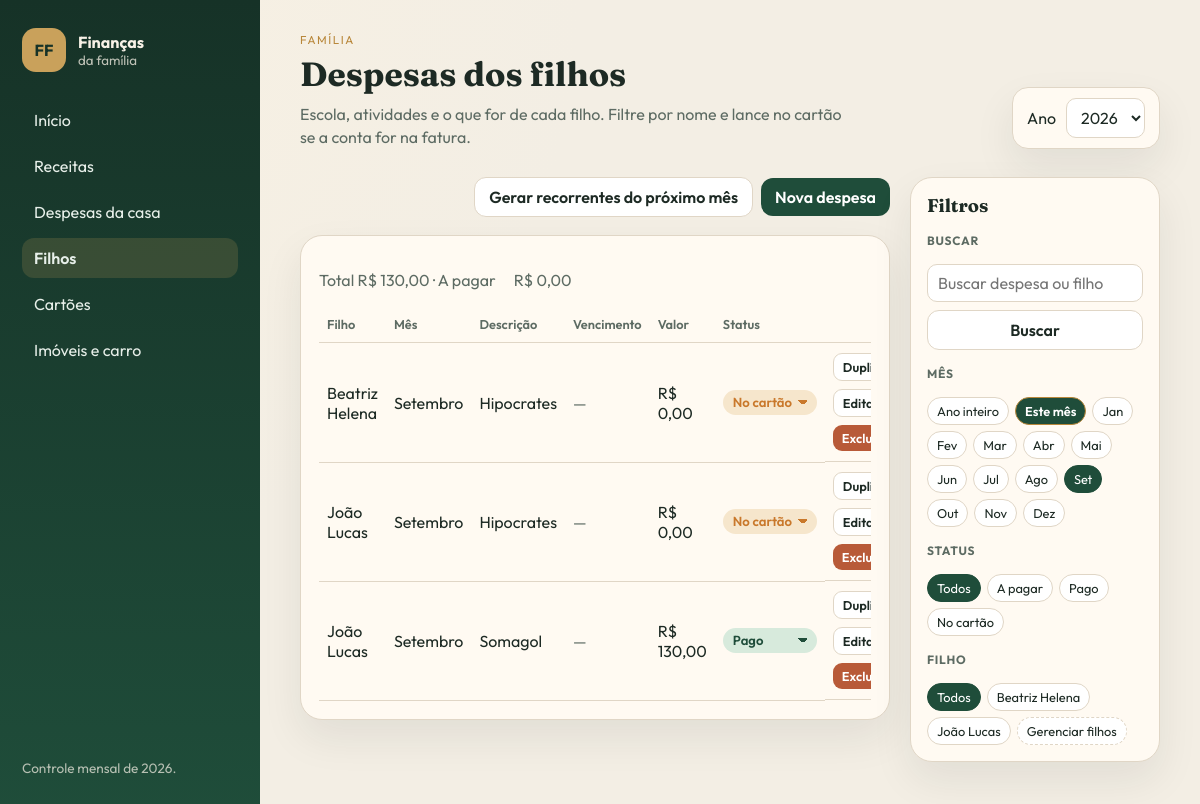
The app's page /filhos/?mes=9&ano=2026 with its own data.
### filhos/models.py (models this page shows, shortened)
class Filho(models.Model):
    nome = models.CharField(max_length=80, unique=True)
    class Meta:
        ordering = ['nome']
        verbose_name = 'Filho'
        verbose_name_plural = 'Filhos'
    def __str__(self):
        return self.nome

class DespesaFilho(models.Model):
    filho = models.ForeignKey(Filho, on_delete=models.CASCADE, related_name='despesas')
    ano = models.PositiveIntegerField(default=ANO_PADRAO)
    mes = models.PositiveSmallIntegerField(choices=MESES)
    descricao = models.CharField(max_length=120)
    valor = models.DecimalField(max_digits=12, decimal_places=2, default=0)
    status = models.CharField(
        max_length=20,
        choices=STATUS_CHOICES,
        default=STATUS_ABERTO,
    )
    dia_vencimento = models.PositiveSmallIntegerField(
        null=True,
        blank=True,
        verbose_name='Dia de vencimento',
        help_text='Dia do mês em que vence (1 a 31).',
    )
    recorrente = models.BooleanField(
        default=False,
        verbose_name='Lançamento recorrente',
        help_text='Permite gerar automaticamente no mês seguinte.',
    )
    item_fatura = models.ForeignKey(
        'cartoes.ItemFatura',
        null=True,
        blank=True,
        on_delete=models.SET_NULL,
        related_name='despesas_filhos',
    )
    class Meta:
        ordering = ['ano', 'mes', 'filho__nome', 'descricao']
        verbose_name = 'Despesa do filho'
        verbose_name_plural = 'Despesas dos filhos'
    @property
    def data_vencimento(self):
        return data_do_dia(self.ano, self.mes, self.dia_vencimento)

### filhos/views.py (the view)
# urls.py: path('', views.DespesaFilhoListView.as_view(), name='lista'),
class DespesaFilhoListView(MesPadraoMixin, ListView):
    model = DespesaFilho
    template_name = 'filhos/lista.html'
    context_object_name = 'despesas'
    def get_queryset(self):
        qs = DespesaFilho.objects.filter(ano=ano_request(self.request)).select_related(
            'filho', 'item_fatura__fatura__cartao'
        )
        filho = self.request.GET.get('filho')
        if filho:
            qs = qs.filter(filho_id=filho)
        return aplicar_busca_status(qs, self.request, ('descricao', 'filho__nome'))
    def get_context_data(self, **kwargs):
        context = super().get_context_data(**kwargs)
        qs = context['despesas']
        context['ano'] = ano_request(self.request)
        context['filhos'] = Filho.objects.all()
        context['total'] = qs.aggregate(s=Sum('valor'))['s'] or 0
        context['a_pagar'] = qs.filter(status=STATUS_ABERTO).aggregate(s=Sum('valor'))['s'] or 0
        return context

### inicio/context_processors.py (called while the page is built)
def _anos_disponiveis(ano_selecionado):
    try:
        anos = list(Ano.objects.filter(ativo=True).values_list('numero', flat=True))
    except (OperationalError, ProgrammingError):
        anos = []
    if not anos:
        anos = list(range(ANO_PADRAO - 1, ANO_PADRAO + 3))
    if ano_selecionado not in anos:
        anos = sorted(anos + [ano_selecionado])
    return anos

def financeiro(request):
    try:
        ano = int(request.GET.get('ano', ANO_PADRAO))
    except (TypeError, ValueError):
        ano = ANO_PADRAO
    try:
        cartoes = list(Cartao.objects.values('id', 'nome'))
    except (OperationalError, ProgrammingError):
        cartoes = []
    hoje = date.today()
    return {
        'ano_selecionado': ano,
        'meses_nav': MESES,
        'anos_disponiveis': _anos_disponiveis(ano),
        'status_choices': STATUS_CHOICES,
        'status_pagamento': STATUS_PAGAMENTO,
        'status_receita': STATUS_RECEITA_CHOICES,
        'cartoes_json': cartoes,
        'hoje': hoje,
        'mes_atual': hoje.month,
        'ano_atual': hoje.year,
    }

### inicio/filtros.py (called while the page is built)
def ano_request(request):
    origem = request.GET if request.method == 'GET' else request.GET or request.POST
    try:
        return int(origem.get('ano', ANO_PADRAO))
    except (TypeError, ValueError):
        return ANO_PADRAO

def mes_request(request):
    valor = request.GET.get('mes') or request.POST.get('mes')
    if not valor or valor == MES_TODOS:
        return None
    try:
        mes = int(valor)
    except (TypeError, ValueError):
        return None
    return mes if 1 <= mes <= 12 else None

def redirect_mes_padrao(request):
    if request.method != 'GET' or 'mes' in request.GET:
        return None
    params = request.GET.copy()
    params['mes'] = str(date.today().month)
    if 'ano' not in params:
        params['ano'] = str(ano_request(request))
    return redirect(f'{request.path}?{params.urlencode()}')

def aplicar_busca_status(qs, request, search_fields):
    mes = mes_request(request)
    if mes:
        qs = qs.filter(mes=mes)
    status = request.GET.get('status')
    if status:
        qs = qs.filter(status=status)
    termo = (request.GET.get('q') or '').strip()
    if termo and search_fields:
        condicao = Q()
        for campo in search_fields:
            condicao |= Q(**{f'{campo}__icontains': termo})
        qs = qs.filter(condicao)
    return qs

### inicio/templatetags/financeiro.py (called while the page is built)
@register.simple_tag
def qs_set(request, chave, valor=''):
    return qs(request, **{chave: valor})

### templates/filhos/lista.html (shortened to what this page needs)
{% extends "base.html" %}
{% load financeiro %}
{% block kicker %}Família{% endblock %}
{% block heading %}Despesas dos filhos{% endblock %}
{% block intro %}
    <p class="intro-pagina">Escola, atividades e o que for de cada filho. Filtre por nome e lance no cartão se a conta for na fatura.</p>
{% endblock %}
{% block classe_corpo %}com-filtros{% endblock %}
{% block filtros %}
{% url 'filhos:cadastros' as gerenciar_url %}
{% include "includes/barra_filtros.html" with busca_placeholder="Buscar despesa ou filho" status_opcoes=status_choices entidades=filhos entidade_param="filho" entidade_todas="Filho" gerenciar_url=gerenciar_url gerenciar_label="Gerenciar filhos" %}
{% endblock %}
{% block content %}
{% url 'filhos:nova' as nova_url %}
{% url 'filhos:gerar' as gerar_url %}
{% include "includes/acoes_lista.html" with nova_url=nova_url nova_label="Nova despesa" gerar_url=gerar_url %}
<div class="card">
    <p class="totais">Total {{ total|brl }} · A pagar <span data-a-pagar data-a-pagar-valor="{{ a_pagar }}">{{ a_pagar|brl }}</span></p>
    <div class="tabela-wrap">
        <table>
            <thead>
                <tr>
                    <th>Filho</th>
                    <th>Mês</th>
                    <th>Descrição</th>
                    <th>Vencimento</th>
                    <th>Valor</th>
                    <th>Status</th>
                    <th></th>
                </tr>
            </thead>
            <tbody>
                {% for despesa in despesas %}
                    <tr>
                        <td>{{ despesa.filho.nome }}</td>
                        <td>{{ despesa.get_mes_display }}</td>
                        <td>
                            {{ despesa.descricao }}
                        </td>
                        <td>{% include "includes/badge_vencimento.html" with objeto=despesa %}</td>
                        <td>{{ despesa.valor|brl }}</td>
                        <td>
                            {% url 'filhos:status' despesa.pk as status_url %}
                            {% include "includes/seletor_status.html" with objeto=despesa url=status_url permite_cartao=True opcoes=status_choices valor=despesa.valor %}
                        </td>
                        <td class="acoes">
                            <button type="button" class="botao-secundario botao-pequeno" data-duplicar="{% url 'filhos:duplicar' despesa.pk %}">Duplicar</button>
                            <a class="botao-secundario botao-pequeno" href="{% url 'filhos:editar' despesa.pk %}?{{ request.GET.urlencode }}">Editar</a>
                            <a class="botao-perigo botao-pequeno" href="{% url 'filhos:excluir' despesa.pk %}?{{ request.GET.urlencode }}">Excluir</a>
                        </td>
                    </tr>
                {% empty %}
                    <tr>
                        <td colspan="7">
                            {% include "includes/empty_state.html" with mensagem="Nenhuma despesa dos filhos neste recorte." url=nova_url rotulo="Cadastrar despesa" %}
                        </td>
                    </tr>
                {% endfor %}
            </tbody>
        </table>
    </div>
</div>
{% endblock %}

### templates/includes/barra_filtros.html (shortened to what this page needs)
{% load financeiro %}
<aside class="sidebar-filtros card">
    <h2>Filtros</h2>
    {% if not esconder_busca %}
        <form class="busca" method="get">
            <label class="rotulo-filtro" for="busca-q">Buscar</label>
            <input id="busca-q" type="search" name="q" value="{{ request.GET.q }}" placeholder="{{ busca_placeholder|default:'Buscar' }}">
            <button class="botao-secundario" type="submit">Buscar</button>
        </form>
    {% endif %}
    <div class="grupo-filtro">
        <p class="rotulo-filtro">Mês</p>
        <div class="chips chips-mes">
            <a href="?{% qs request mes='todos' %}" class="{% if request.GET.mes == 'todos' %}ativo{% endif %}">Ano inteiro</a>
            <a href="?{% qs request mes=mes_atual %}" class="chip-este-mes {% if request.GET.mes == mes_atual|stringformat:'s' %}ativo{% endif %}">Este mês</a>
            {% for numero, nome in meses_nav %}
                <a href="?{% qs request mes=numero %}" class="{% if request.GET.mes == numero|stringformat:'s' %}ativo{% endif %}">{{ nome|slice:':3' }}</a>
            {% endfor %}
        </div>
    </div>
    {% if status_opcoes %}
        <div class="grupo-filtro">
            <p class="rotulo-filtro">Status</p>
            <div class="chips chips-status">
                <a href="?{% qs request status='' %}" class="{% if not request.GET.status %}ativo{% endif %}">Todos</a>
                {% for codigo, rotulo in status_opcoes %}
                    <a href="?{% qs request status=codigo %}" class="{% if request.GET.status == codigo %}ativo{% endif %}">{{ rotulo }}</a>
                {% endfor %}
            </div>
        </div>
    {% endif %}
    {% if entidades %}
        <div class="grupo-filtro">
            <p class="rotulo-filtro">{{ entidade_todas|default:'Cadastro' }}</p>
            <div class="chips chips-entidade">
                <a href="?{% qs_set request entidade_param '' %}" class="{% if not request.GET|get_item:entidade_param %}ativo{% endif %}">Todos</a>
                {% for item in entidades %}
                    <a href="?{% qs_set request entidade_param item.pk %}" class="{% if request.GET|get_item:entidade_param == item.pk|stringformat:'s' %}ativo{% endif %}">{{ item }}</a>
                {% endfor %}
                {% if gerenciar_url %}
                    <a class="chip-gerenciar" href="{{ gerenciar_url }}">{{ gerenciar_label|default:'Gerenciar' }}</a>
                {% endif %}
            </div>
        </div>
    {% endif %}
</aside>

### templates/includes/badge_vencimento.html
{% load financeiro %}
{% if objeto.data_vencimento %}
    <span class="vencimento {% if objeto.situacao_vencimento %}vencimento-{{ objeto.situacao_vencimento }}{% endif %}">
        {{ objeto.data_vencimento|data_br }}
        {% if objeto.situacao_vencimento == 'atrasada' %}<small>Atrasada</small>{% endif %}
        {% if objeto.situacao_vencimento == 'vence_hoje' %}<small>Vence hoje</small>{% endif %}
    </span>
{% else %}
    <span class="muted">—</span>
{% endif %}

### templates/includes/seletor_status.html
{% load financeiro %}
<select
    class="seletor-status {{ objeto.status|status_classe }}"
    data-url="{{ url }}"
    data-status-atual="{{ objeto.status }}"
    data-permite-cartao="{% if permite_cartao %}1{% else %}0{% endif %}"
    data-valor="{{ valor }}"
    data-aberto="{% if objeto.status == 'aberto' or objeto.status == 'previsto' %}1{% else %}0{% endif %}"
    aria-label="Status"
>
    {% for codigo, rotulo in opcoes %}
        <option value="{{ codigo }}" {% if objeto.status == codigo %}selected{% endif %}>{{ rotulo }}</option>
    {% endfor %}
</select>

### static/css/app.css (style rules this page uses)
:root { --bg: #f3eee4; --paper: #fffaf2; --ink: #1d2a24; --muted: #5d6b63; --line: #e0d6c6; --forest: #1f4d3a; --forest-2: #2f6a50; --sage: #d7eadc; --gold: #b8873a; --terracotta: #b85a38; --ok: #2f6a50; --warn: #b85a38; --card: #c9782b; --shadow: 0 18px 40px rgba(31, 44, 36, 0.08); }
* { box-sizing: border-box; }
html, body { margin: 0; padding: 0; }
body { font-family: Outfit, sans-serif; background: radial-gradient(circle at top left, #f8f1e3, var(--bg) 40%); color: var(--ink); }
a { color: inherit; }
.conteudo-corpo.com-filtros .sidebar-filtros { grid-area: filtros; }
h1, h2, h3 { font-family: Fraunces, serif; margin: 0; }
.filtro-ano select, .form-control, .form-select, input, select, textarea { font: inherit; border: 1px solid var(--line); border-radius: 10px; padding: 8px 10px; background: white; color: var(--ink); }
.card { background: var(--paper); border: 1px solid var(--line); border-radius: 22px; padding: 18px; box-shadow: var(--shadow); }
.muted { color: var(--muted); }
.badge, .status-aberto, .status-fechado, .status-cartao { display: inline-flex; align-items: center; border-radius: 999px; padding: 3px 10px; font-size: 0.78rem; font-weight: 600; }
.status-fechado { background-color: var(--sage); color: var(--forest); }
.status-cartao { background-color: #f6e6cc; color: var(--card); }
.seletor-status { font: inherit; font-size: 0.82rem; font-weight: 600; border: 0; border-radius: 999px; padding: 5px 10px; cursor: pointer; appearance: none; background-image: linear-gradient(45deg, transparent 50%, currentColor 50%), linear-gradient(135deg, currentColor 50%, transparent 50%); background-position: calc(100% - 14px) 50%, calc(100% - 9px) 50%; background-size: 5px 5px, 5px 5px; background-repeat: no-repeat; padding-right: 24px; }
.acoes-pagina, .chips, .acoes { display: flex; flex-wrap: wrap; gap: 8px; align-items: center; }
.botao, button, .botao-secundario, .botao-perigo { display: inline-flex; align-items: center; justify-content: center; text-decoration: none; border: 0; cursor: pointer; border-radius: 12px; padding: 9px 14px; font: inherit; font-weight: 600; }
.botao-secundario { background: white; border: 1px solid var(--line); color: var(--ink); }
.botao-perigo { background: var(--terracotta); color: white; }
.botao-pequeno { padding: 5px 9px; font-size: 0.8rem; border-radius: 9px; }
.chips a, .chip { text-decoration: none; background: white; border: 1px solid var(--line); border-radius: 999px; padding: 6px 12px; font-size: 0.85rem; }
.chips a.ativo { background: var(--forest); color: white; border-color: var(--forest); }
.tabela-wrap { overflow-x: auto; }
table { width: 100%; border-collapse: collapse; }
th, td { text-align: left; padding: 10px 8px; border-bottom: 1px solid var(--line); vertical-align: middle; }
th { font-size: 0.8rem; color: var(--muted); font-weight: 600; }
.totais { display: flex; gap: 18px; color: var(--muted); flex-wrap: wrap; }
.intro-pagina { margin: 8px 0 0; color: var(--muted); max-width: 52ch; line-height: 1.45; }
.sidebar-filtros { position: sticky; top: 20px; display: grid; gap: 16px; padding: 16px; }
.sidebar-filtros h2 { font-size: 1.15rem; }
.rotulo-filtro { margin: 0 0 8px; font-size: 0.75rem; font-weight: 700; letter-spacing: 0.06em; text-transform: uppercase; color: var(--muted); }
.grupo-filtro { display: grid; gap: 8px; }
.busca { display: grid; gap: 8px; }
.busca input[type="search"] { width: 100%; }
.sidebar-filtros .chips { display: flex; flex-wrap: wrap; gap: 6px; }
.sidebar-filtros .chips a, .sidebar-filtros .chip { padding: 5px 9px; font-size: 0.8rem; }
.chip-este-mes { border-color: var(--gold) !important; color: var(--gold); font-weight: 600; }
.chip-este-mes.ativo { background: var(--gold); color: #163227; border-color: var(--gold) !important; }
.chip-gerenciar { border-style: dashed !important; }
table a { color: var(--forest); font-weight: 600; text-decoration: none; }

### records on screen
Filho: nome "Beatriz Helena"
Filho: nome "João Lucas"
DespesaFilho: filho.nome "Beatriz Helena", mes "Setembro", descricao "Hipocrates", valor|brl "R$ 0,00", status+valor "No cartão"
DespesaFilho: filho.nome "João Lucas", mes "Setembro", descricao "Hipocrates", valor|brl "R$ 0,00", status+valor "No cartão"
DespesaFilho: filho.nome "João Lucas", mes "Setembro", descricao "Somagol", valor|brl "R$ 130,00", status+valor "Pago"

### other values on screen
{{ ano_selecionado }} "2026"
{{ nome|slice:':3' }} "Jan" "Fev" "Mar" "Abr" "Mai" "Jun" "Jul" "Ago" "Set" "Out" "Nov" "Dez"
{{ rotulo }} "A pagar" "Pago" "No cartão"
{{ entidade_todas|default:'Cadastro' }} "FILHO"
{{ gerenciar_label|default:'Gerenciar' }} "Gerenciar filhos"
{{ nova_label }} "Nova despesa"
{{ total|brl }} "R$ 130,00"
{{ a_pagar|brl }} "R$ 0,00"
form field ano "2026"
